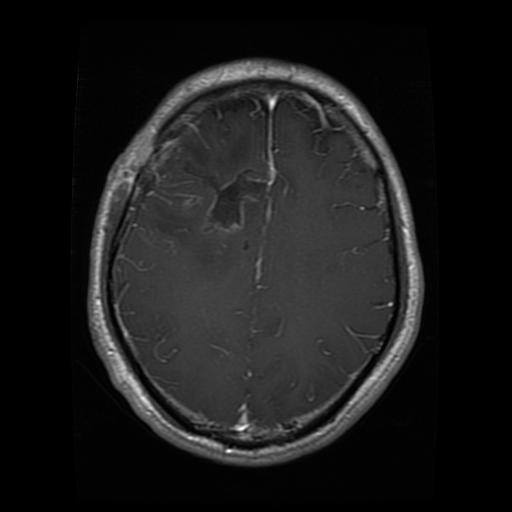
#> input picture data/Data/glioma/Te-gl_0016.jpg, 512 x 512 px; its folder holds only this picture in this run
$ jupyter execute --allow-errors 01_data_overview.ipynb
#> lines starting #> are read from the running program, lines starting #| are printed output that depends on the picture
# 01 — Data overview, visualization and file checks

This is the first notebook of the classification pipeline. It:

1. discovers the classes and image files;
2. checks that every image is readable and records its dimensions;
3. visualizes the class distribution and some sample images;
4. creates a stratified **train / validation / test** split and saves it to
   `data/processed/splits.json`.

The next notebooks reuse the saved split, so you only need to run this
notebook once (or again whenever the dataset changes).

> **How to read this notebook:** every code cell is preceded by a short
> summary that explains what the step does and how to interpret its output.

## 1. Imports and project paths

Imports the libraries used throughout the notebook and resolves `ROOT_DIR`
so the file works whether Jupyter is started from the repository root or
from the `notebooks/` folder.

**How to read the output:** the three printed paths must point to the project
root, `data/Data` (raw images) and `data/processed` (generated files). If
they look wrong, fix `ROOT_DIR` before running anything else.

[cell 1]
from pathlib import Path
from collections import Counter
import json
import random

import cv2
import numpy as np
import pandas as pd
import matplotlib.pyplot as plt
import seaborn as sns
from sklearn.model_selection import train_test_split

# Work from the project root whether the notebook is launched from the
# repository root or from the notebooks/ directory.
ROOT_DIR = Path.cwd()
if ROOT_DIR.name == "notebooks":
    ROOT_DIR = ROOT_DIR.parent

DATA_DIR = ROOT_DIR / "data" / "Data"
PROCESSED_DIR = ROOT_DIR / "data" / "processed"
PROCESSED_DIR.mkdir(parents=True, exist_ok=True)

VALID_EXTENSIONS = (".jpeg", ".jpg", ".png", ".bmp")
IMG_SIZE = (224, 224)
SEED = 42

print("Project root :", ROOT_DIR)
print("Data dir     :", DATA_DIR)
print("Processed dir:", PROCESSED_DIR)

## 2. Discover the classes

Lists the sub-folders of `data/Data`. Each folder name becomes a class and
receives an integer id in alphabetical order.

**How to read the output:** you should see exactly the expected diagnosis
classes (for example `glioma`, `meningioma`, `notumor`, `pituitary`). A
missing or extra folder here would silently change the labels used by every
later notebook.

[cell 2]
if not DATA_DIR.exists():
    raise FileNotFoundError(
        f"Dataset directory not found: {DATA_DIR}\n"
        "Expected a folder such as data/Data/glioma/*.jpg"
    )

classes = sorted(d.name for d in DATA_DIR.iterdir() if d.is_dir())
class_to_id = {name: i for i, name in enumerate(classes)}
id_to_class = {i: name for name, i in class_to_id.items()}

print("Classes :", classes)
print("Mapping :", class_to_id)

## 3. Collect image paths and labels

Walks every class folder, keeps files with a valid image extension and builds
one DataFrame row per image with its path and integer label.

**How to read the output:** `Total images` is the size of the dataset and the
preview table shows the path, the label, the class name and the file size.
Unusually small files are often truncated or corrupt images.

[cell 3]
def load_data(path: Path, classes: list[str], class_to_id: dict) -> tuple[list[Path], list[int]]:
    """Return every valid image path and its integer label."""
    paths, labels = [], []
    for class_name in classes:
        class_dir = path / class_name
        for file in sorted(class_dir.iterdir()):
            if file.is_file() and file.suffix.lower() in VALID_EXTENSIONS:
                paths.append(file)
                labels.append(class_to_id[class_name])
    return paths, labels


data_paths, data_labels = load_data(DATA_DIR, classes, class_to_id)

df = pd.DataFrame({
    "path": [str(p) for p in data_paths],
    "label": data_labels,
})
df["class_name"] = df["label"].map(id_to_class)
df["file_size_kb"] = df["path"].map(lambda p: Path(p).stat().st_size / 1024)

print(f"Total images: {len(df)}")
df.head()

## 4. Class distribution

Counts the images per class and computes the imbalance ratio
(largest class / smallest class).

**How to read the output:** compare the counts below with the charts in the
next cell. A ratio close to `1` means the dataset is balanced; a large ratio
means some classes are seen much less often during training, which is why
notebook 02 oversamples the minority classes.

[cell 4]
class_counts = df["class_name"].value_counts().reindex(classes)
print(class_counts.to_string())
print("\nTotal          :", int(class_counts.sum()))
print("Imbalance ratio:", round(float(class_counts.max() / class_counts.min()), 3))

## 5. Visualize the class distribution

Draws a bar chart (absolute counts) and a pie chart (proportions) of the class
counts.

**How to read the output:** the two charts show the same information in two
ways. Use them to spot under-represented classes before any balancing step.

[cell 5]
fig, axes = plt.subplots(1, 2, figsize=(14, 5))

sns.barplot(
    x=class_counts.index,
    y=class_counts.values,
    hue=class_counts.index,
    palette="viridis",
    legend=False,
    ax=axes[0],
)
axes[0].set_title("Images per class")
axes[0].set_xlabel("Class")
axes[0].set_ylabel("Number of images")
for i, value in enumerate(class_counts.values):
    axes[0].text(i, value, str(int(value)), ha="center", va="bottom")

axes[1].pie(
    class_counts.values,
    labels=class_counts.index,
    autopct="%1.1f%%",
    startangle=90,
    colors=sns.color_palette("viridis", len(classes)),
)
axes[1].set_title("Class distribution")

plt.tight_layout()
plt.show()
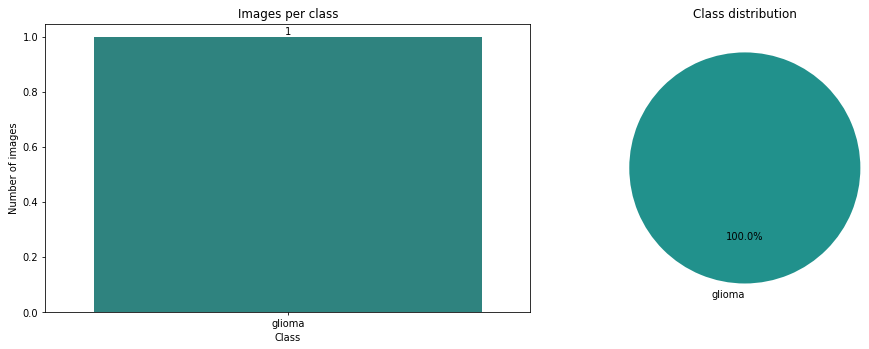
#> figure drawn by matplotlib, 2 panels

## 6. Check readability, channels and resolution

Reads every image with OpenCV and records whether it is readable, plus its
width, height and number of channels.

**How to read the output:** `Unreadable files` should be `0`, `Channel counts`
should be `3` (RGB) for every image, and the resolution table shows whether
the dataset is homogeneous. Notebook 02 resizes everything to 224x224, but
this check is what proves the files are actually usable.

[cell 6]
def inspect_image(path: str) -> dict:
    """Read an image header and return its dimensions and channel count."""
#> called with path = 'data/Data/glioma/Te-gl_0016.jpg'
    image = cv2.imread(path)
#> image is the input picture: shape (512, 512, 3); min 0, max 255, mean 26.6
    if image is None:
        return {
            "path": path,
            "readable": False,
            "width": None,
            "height": None,
            "channels": None,
        }
    height, width = image.shape[:2]
#> height = 512; width = 512
    channels = image.shape[2] if image.ndim == 3 else 1
#> channels = 3
    return {
        "path": path,
        "readable": True,
        "width": width,
        "height": height,
        "channels": channels,
    }


metadata = pd.DataFrame([inspect_image(p) for p in df["path"]])
#> metadata = table of 1 rows and 5 columns
df = df.merge(metadata, on="path", how="left")
#> df = table of 1 rows and 8 columns

print("Unreadable files:", int((~df["readable"]).sum()))
#| Unreadable files: 0
print("\nChannel counts:")
print(df["channels"].value_counts(dropna=False).to_string())
#| channels
#| 3    1
print("\nMost common resolutions (width x height):")
print(df.groupby(["width", "height"]).size().sort_values(ascending=False).head(10).to_string())
#| width  height
#| 512    512       1

## 7. List unreadable files

Displays the rows that the previous cell flagged as unreadable.

**How to read the output:** `All images are readable.` is the expected result.
If a table appears instead, delete or repair those files before creating the
split, otherwise training will crash when it tries to load them.

[cell 7]
if (~df["readable"]).any():
    print("Files that could not be read:")
    display(df.loc[~df["readable"], ["path", "class_name"]])
else:
    print("All images are readable.")

## 8. Most common resolutions

Plots the ten most frequent `width x height` combinations.

**How to read the output:** one dominant resolution means the dataset was
pre-resized; many resolutions mean images come from different sources. No
action is needed, because preprocessing resizes every image to 224x224.

[cell 8]
resolution_counts = (
    df.groupby(["width", "height"])
    .size()
    .sort_values(ascending=False)
    .head(10)
)

plt.figure(figsize=(10, 4))
sns.barplot(
    x=[f"{w}x{h}" for w, h in resolution_counts.index],
    y=resolution_counts.values,
    hue=[f"{w}x{h}" for w, h in resolution_counts.index],
    palette="mako",
    legend=False,
)
plt.title("Most common image resolutions")
plt.xlabel("Resolution")
plt.ylabel("Number of images")
plt.xticks(rotation=45)
plt.tight_layout()
plt.show()
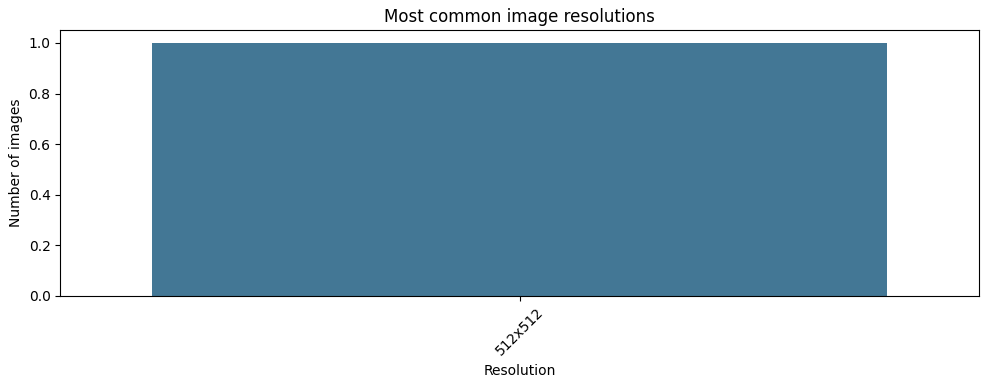
#> figure drawn by matplotlib, 1 panel

## 9. Sample images per class

Displays a few random images of each class (seed fixed so the choice is
reproducible).

**How to read the output:** this is a label sanity check: each row should
contain images that really belong to the class written above them.
Mislabeled folders are the most common reason a model cannot learn.

[cell 9]
random.seed(SEED)
n_samples = 4

fig, axes = plt.subplots(len(classes), n_samples, figsize=(15, 3 * len(classes)))
axes = np.atleast_2d(axes)

for row, class_name in enumerate(classes):
    class_paths = df.loc[df["class_name"] == class_name, "path"].tolist()
    samples = random.sample(class_paths, min(n_samples, len(class_paths)))

    for col in range(n_samples):
        ax = axes[row, col]
        if col < len(samples):
            image = cv2.imread(samples[col])
            image = cv2.cvtColor(image, cv2.COLOR_BGR2RGB)
            image = cv2.resize(image, IMG_SIZE)
#> image: shape (224, 224, 3)
            ax.imshow(image)
            ax.set_title(class_name)
        ax.axis("off")

plt.tight_layout()
plt.show()
